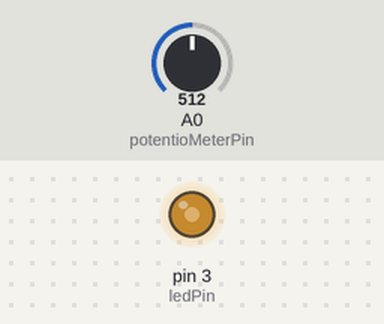
Recording of a sketch running on a simulated Arduino Uno, built with avr-gcc and run on an emulated ATmega328P. Shown: output pins drawn as LEDs (lit = HIGH). The test bench sets the inputs (shaded band); at power-on: A0 (potentioMeterPin) = 512.

Above: at 1.2 s.
1.3 s: A0 (potentioMeterPin) set to 716
At 2.2 s:
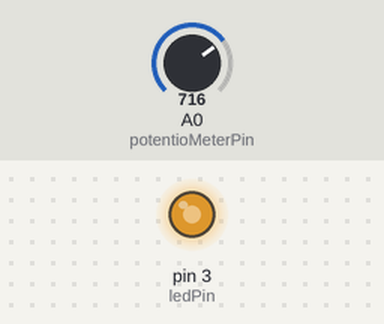
2.8 s: A0 (potentioMeterPin) set to 900
At 3.3 s:
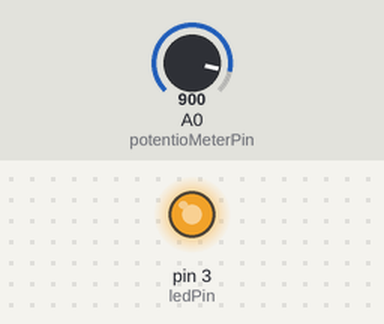
4.3 s: A0 (potentioMeterPin) set to 122
At 5.5 s:
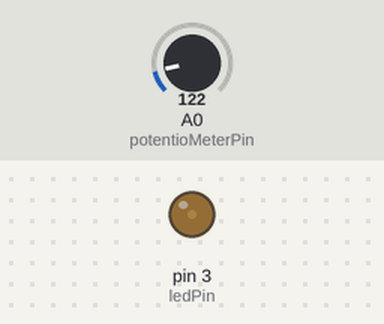
5.8 s: A0 (potentioMeterPin) set to 0
At 6.8 s:
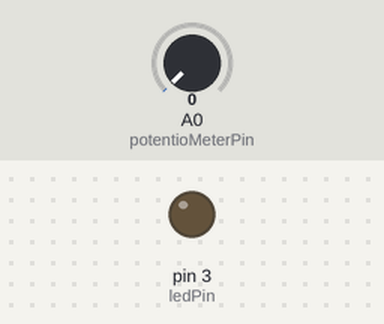
7.3 s: A0 (potentioMeterPin) set to 511
At 7.9 s:
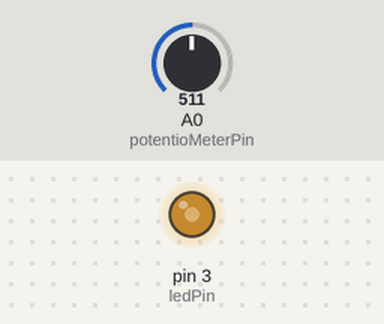
Timing chart, 0 to 9.8 s (numbered marks = the images above; inputs shaded):
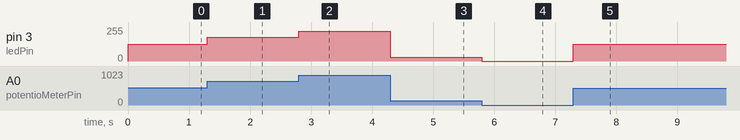

Measured:
- after the input at 1.3 s, pin 3 (ledPin): 127/255 → 178/255 at once
- after the input at 2.8 s, pin 3 (ledPin): 178/255 → 224/255 at once
- after the input at 4.3 s, pin 3 (ledPin): 224/255 → 30/255 at once
- after the input at 5.8 s, pin 3 (ledPin): 30/255 → 0/255 at once
- after the input at 7.3 s, pin 3 (ledPin): 0/255 → 127/255 at once

The sketch:

Potentio.ino
```cpp
const int potentioMeterPin = A0;

// const int ledPin을 13번과 같은 digitalPin으로 하면 on/off 둘밖에 없지만
// 3, 5, 6, 9, 10, 11인 analogPin으로 하면 밝기가 조절이 된다.
const int ledPin = 3;

void setup(){
  pinMode(ledPin, OUTPUT);
  Serial.begin(9600);
}

void loop(){
  int adcValue;
  int duty;

  adcValue = analogRead(potentioMeterPin);
  duty = map(adcValue, 0, 1023, 0, 255);

  analogWrite(ledPin, duty);
}
```
